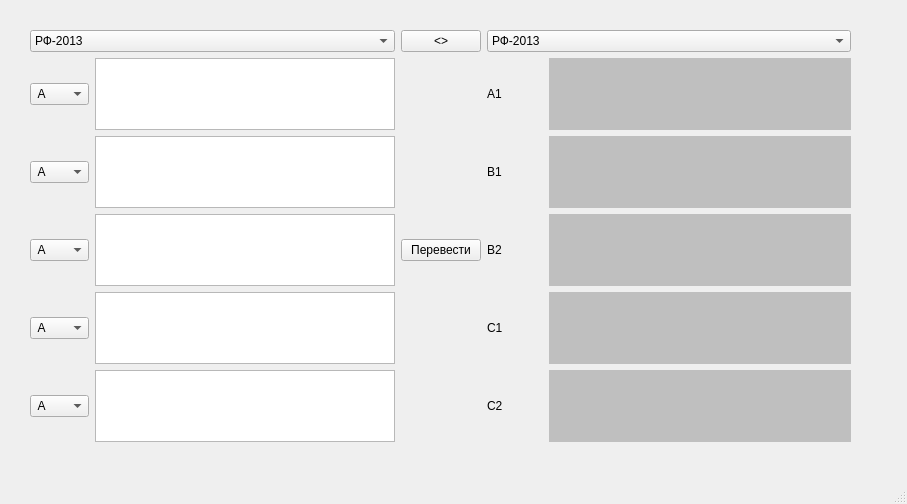
<?xml version="1.0" encoding="UTF-8"?>
<ui version="4.0">
 <class>MainWindow</class>
 <widget class="QMainWindow" name="MainWindow">
  <property name="geometry">
   <rect>
    <x>0</x>
    <y>0</y>
    <width>907</width>
    <height>504</height>
   </rect>
  </property>
  <property name="windowTitle">
   <string>MainWindow</string>
  </property>
  <widget class="QWidget" name="centralwidget">
   <widget class="QWidget" name="gridLayoutWidget_3">
    <property name="geometry">
     <rect>
      <x>30</x>
      <y>30</y>
      <width>821</width>
      <height>412</height>
     </rect>
    </property>
    <layout class="QGridLayout" name="gridLayout_4" rowstretch="0,3" columnstretch="2,0,2">
     <item row="1" column="2">
      <layout class="QGridLayout" name="gridLayout" columnstretch="2,10">
       <property name="horizontalSpacing">
        <number>2</number>
       </property>
       <item row="0" column="1">
        <widget class="QLabel" name="label">
         <property name="styleSheet">
          <string notr="true">background-color:rgb(191, 191, 191);</string>
         </property>
         <property name="text">
          <string/>
         </property>
         <property name="margin">
          <number>10</number>
         </property>
        </widget>
       </item>
       <item row="2" column="0">
        <widget class="QLabel" name="label_6">
         <property name="text">
          <string>B2</string>
         </property>
         <property name="margin">
          <number>15</number>
         </property>
        </widget>
       </item>
       <item row="0" column="0">
        <widget class="QLabel" name="label_8">
         <property name="text">
          <string>A1</string>
         </property>
         <property name="margin">
          <number>15</number>
         </property>
        </widget>
       </item>
       <item row="3" column="0">
        <widget class="QLabel" name="label_9">
         <property name="text">
          <string>C1</string>
         </property>
         <property name="margin">
          <number>15</number>
         </property>
        </widget>
       </item>
       <item row="4" column="0">
        <widget class="QLabel" name="label_10">
         <property name="text">
          <string>C2</string>
         </property>
         <property name="margin">
          <number>15</number>
         </property>
        </widget>
       </item>
       <item row="1" column="1">
        <widget class="QLabel" name="label_3">
         <property name="styleSheet">
          <string notr="true">background-color:rgb(191, 191, 191);</string>
         </property>
         <property name="text">
          <string/>
         </property>
         <property name="margin">
          <number>10</number>
         </property>
        </widget>
       </item>
       <item row="3" column="1">
        <widget class="QLabel" name="label_5">
         <property name="styleSheet">
          <string notr="true">background-color:rgb(191, 191, 191);</string>
         </property>
         <property name="text">
          <string/>
         </property>
         <property name="margin">
          <number>10</number>
         </property>
        </widget>
       </item>
       <item row="1" column="0">
        <widget class="QLabel" name="label_7">
         <property name="text">
          <string>B1</string>
         </property>
         <property name="margin">
          <number>15</number>
         </property>
        </widget>
       </item>
       <item row="2" column="1">
        <widget class="QLabel" name="label_11">
         <property name="styleSheet">
          <string notr="true">background-color:rgb(191, 191, 191);</string>
         </property>
         <property name="text">
          <string/>
         </property>
         <property name="margin">
          <number>10</number>
         </property>
        </widget>
       </item>
       <item row="4" column="1">
        <widget class="QLabel" name="label_12">
         <property name="styleSheet">
          <string notr="true">background-color:rgb(191, 191, 191);</string>
         </property>
         <property name="text">
          <string/>
         </property>
         <property name="margin">
          <number>10</number>
         </property>
        </widget>
       </item>
      </layout>
     </item>
     <item row="1" column="0">
      <layout class="QGridLayout" name="gridLayout_3">
       <item row="4" column="1">
        <widget class="QTextEdit" name="textEdit_2"/>
       </item>
       <item row="1" column="1">
        <widget class="QTextEdit" name="textEdit_3"/>
       </item>
       <item row="3" column="1">
        <widget class="QTextEdit" name="textEdit_4"/>
       </item>
       <item row="1" column="0">
        <widget class="QComboBox" name="comboBox_2">
         <item>
          <property name="text">
           <string> A</string>
          </property>
         </item>
         <item>
          <property name="text">
           <string> B1</string>
          </property>
         </item>
         <item>
          <property name="text">
           <string> B2</string>
          </property>
         </item>
         <item>
          <property name="text">
           <string> C1</string>
          </property>
         </item>
         <item>
          <property name="text">
           <string> C2</string>
          </property>
         </item>
         <item>
          <property name="text">
           <string> A*</string>
          </property>
         </item>
         <item>
          <property name="text">
           <string> B1*</string>
          </property>
         </item>
         <item>
          <property name="text">
           <string> B2*</string>
          </property>
         </item>
         <item>
          <property name="text">
           <string> A**</string>
          </property>
         </item>
         <item>
          <property name="text">
           <string> B1**</string>
          </property>
         </item>
         <item>
          <property name="text">
           <string> B2**</string>
          </property>
         </item>
         <item>
          <property name="text">
           <string> C1**</string>
          </property>
         </item>
         <item>
          <property name="text">
           <string> C2**</string>
          </property>
         </item>
         <item>
          <property name="text">
           <string> D0</string>
          </property>
         </item>
         <item>
          <property name="text">
           <string> Dл</string>
          </property>
         </item>
         <item>
          <property name="text">
           <string> D1</string>
          </property>
         </item>
         <item>
          <property name="text">
           <string> D2</string>
          </property>
         </item>
         <item>
          <property name="text">
           <string> D0**</string>
          </property>
         </item>
         <item>
          <property name="text">
           <string> Dл**</string>
          </property>
         </item>
         <item>
          <property name="text">
           <string> D1**</string>
          </property>
         </item>
         <item>
          <property name="text">
           <string> D2**</string>
          </property>
         </item>
        </widget>
       </item>
       <item row="4" column="0">
        <widget class="QComboBox" name="comboBox_4">
         <item>
          <property name="text">
           <string> A</string>
          </property>
         </item>
         <item>
          <property name="text">
           <string> B1</string>
          </property>
         </item>
         <item>
          <property name="text">
           <string> B2</string>
          </property>
         </item>
         <item>
          <property name="text">
           <string> C1</string>
          </property>
         </item>
         <item>
          <property name="text">
           <string> C2</string>
          </property>
         </item>
         <item>
          <property name="text">
           <string> A*</string>
          </property>
         </item>
         <item>
          <property name="text">
           <string> B1*</string>
          </property>
         </item>
         <item>
          <property name="text">
           <string> B2*</string>
          </property>
         </item>
         <item>
          <property name="text">
           <string> A**</string>
          </property>
         </item>
         <item>
          <property name="text">
           <string> B1**</string>
          </property>
         </item>
         <item>
          <property name="text">
           <string> B2**</string>
          </property>
         </item>
         <item>
          <property name="text">
           <string> C1**</string>
          </property>
         </item>
         <item>
          <property name="text">
           <string> C2**</string>
          </property>
         </item>
         <item>
          <property name="text">
           <string> D0</string>
          </property>
         </item>
         <item>
          <property name="text">
           <string> Dл</string>
          </property>
         </item>
         <item>
          <property name="text">
           <string> D1</string>
          </property>
         </item>
         <item>
          <property name="text">
           <string> D2</string>
          </property>
         </item>
         <item>
          <property name="text">
           <string> D0**</string>
          </property>
         </item>
         <item>
          <property name="text">
           <string> Dл**</string>
          </property>
         </item>
         <item>
          <property name="text">
           <string> D1**</string>
          </property>
         </item>
         <item>
          <property name="text">
           <string> D2**</string>
          </property>
         </item>
        </widget>
       </item>
       <item row="0" column="0">
        <widget class="QComboBox" name="comboBox_3">
         <item>
          <property name="text">
           <string> A</string>
          </property>
         </item>
         <item>
          <property name="text">
           <string> B1</string>
          </property>
         </item>
         <item>
          <property name="text">
           <string> B2</string>
          </property>
         </item>
         <item>
          <property name="text">
           <string> C1</string>
          </property>
         </item>
         <item>
          <property name="text">
           <string> C2</string>
          </property>
         </item>
         <item>
          <property name="text">
           <string> A*</string>
          </property>
         </item>
         <item>
          <property name="text">
           <string> B1*</string>
          </property>
         </item>
         <item>
          <property name="text">
           <string> B2*</string>
          </property>
         </item>
         <item>
          <property name="text">
           <string> A**</string>
          </property>
         </item>
         <item>
          <property name="text">
           <string> B1**</string>
          </property>
         </item>
         <item>
          <property name="text">
           <string> B2**</string>
          </property>
         </item>
         <item>
          <property name="text">
           <string> C1**</string>
          </property>
         </item>
         <item>
          <property name="text">
           <string> C2**</string>
          </property>
         </item>
         <item>
          <property name="text">
           <string> D0</string>
          </property>
         </item>
         <item>
          <property name="text">
           <string> Dл</string>
          </property>
         </item>
         <item>
          <property name="text">
           <string> D1</string>
          </property>
         </item>
         <item>
          <property name="text">
           <string> D2</string>
          </property>
         </item>
         <item>
          <property name="text">
           <string> D0**</string>
          </property>
         </item>
         <item>
          <property name="text">
           <string> Dл**</string>
          </property>
         </item>
         <item>
          <property name="text">
           <string> D1**</string>
          </property>
         </item>
         <item>
          <property name="text">
           <string> D2**</string>
          </property>
         </item>
        </widget>
       </item>
       <item row="3" column="0">
        <widget class="QComboBox" name="comboBox_5">
         <item>
          <property name="text">
           <string> A</string>
          </property>
         </item>
         <item>
          <property name="text">
           <string> B1</string>
          </property>
         </item>
         <item>
          <property name="text">
           <string> B2</string>
          </property>
         </item>
         <item>
          <property name="text">
           <string> C1</string>
          </property>
         </item>
         <item>
          <property name="text">
           <string> C2</string>
          </property>
         </item>
         <item>
          <property name="text">
           <string> A*</string>
          </property>
         </item>
         <item>
          <property name="text">
           <string> B1*</string>
          </property>
         </item>
         <item>
          <property name="text">
           <string> B2*</string>
          </property>
         </item>
         <item>
          <property name="text">
           <string> A**</string>
          </property>
         </item>
         <item>
          <property name="text">
           <string> B1**</string>
          </property>
         </item>
         <item>
          <property name="text">
           <string> B2**</string>
          </property>
         </item>
         <item>
          <property name="text">
           <string> C1**</string>
          </property>
         </item>
         <item>
          <property name="text">
           <string> C2**</string>
          </property>
         </item>
         <item>
          <property name="text">
           <string> D0</string>
          </property>
         </item>
         <item>
          <property name="text">
           <string> Dл</string>
          </property>
         </item>
         <item>
          <property name="text">
           <string> D1</string>
          </property>
         </item>
         <item>
          <property name="text">
           <string> D2</string>
          </property>
         </item>
         <item>
          <property name="text">
           <string> D0**</string>
          </property>
         </item>
         <item>
          <property name="text">
           <string> Dл**</string>
          </property>
         </item>
         <item>
          <property name="text">
           <string> D1**</string>
          </property>
         </item>
         <item>
          <property name="text">
           <string> D2**</string>
          </property>
         </item>
        </widget>
       </item>
       <item row="2" column="0">
        <widget class="QComboBox" name="comboBox">
         <item>
          <property name="text">
           <string> A</string>
          </property>
         </item>
         <item>
          <property name="text">
           <string> B1</string>
          </property>
         </item>
         <item>
          <property name="text">
           <string> B2</string>
          </property>
         </item>
         <item>
          <property name="text">
           <string> C1</string>
          </property>
         </item>
         <item>
          <property name="text">
           <string> C2</string>
          </property>
         </item>
         <item>
          <property name="text">
           <string> A*</string>
          </property>
         </item>
         <item>
          <property name="text">
           <string> B1*</string>
          </property>
         </item>
         <item>
          <property name="text">
           <string> B2*</string>
          </property>
         </item>
         <item>
          <property name="text">
           <string> A**</string>
          </property>
         </item>
         <item>
          <property name="text">
           <string> B1**</string>
          </property>
         </item>
         <item>
          <property name="text">
           <string> B2**</string>
          </property>
         </item>
         <item>
          <property name="text">
           <string> C1**</string>
          </property>
         </item>
         <item>
          <property name="text">
           <string> C2**</string>
          </property>
         </item>
         <item>
          <property name="text">
           <string> D0</string>
          </property>
         </item>
         <item>
          <property name="text">
           <string> Dл</string>
          </property>
         </item>
         <item>
          <property name="text">
           <string> D1</string>
          </property>
         </item>
         <item>
          <property name="text">
           <string> D2</string>
          </property>
         </item>
         <item>
          <property name="text">
           <string> D0**</string>
          </property>
         </item>
         <item>
          <property name="text">
           <string> Dл**</string>
          </property>
         </item>
         <item>
          <property name="text">
           <string> D1**</string>
          </property>
         </item>
         <item>
          <property name="text">
           <string> D2**</string>
          </property>
         </item>
        </widget>
       </item>
       <item row="2" column="1">
        <widget class="QTextEdit" name="textEdit_5"/>
       </item>
       <item row="0" column="1">
        <widget class="QTextEdit" name="textEdit"/>
       </item>
      </layout>
     </item>
     <item row="1" column="1">
      <widget class="QPushButton" name="pushButton">
       <property name="text">
        <string>Перевести</string>
       </property>
      </widget>
     </item>
     <item row="0" column="0">
      <widget class="QComboBox" name="comboBox_7">
       <item>
        <property name="text">
         <string>РФ-2013</string>
        </property>
       </item>
       <item>
        <property name="text">
         <string>SPE-PRMS</string>
        </property>
       </item>
       <item>
        <property name="text">
         <string>SEC</string>
        </property>
       </item>
       <item>
        <property name="text">
         <string>РКООН</string>
        </property>
       </item>
      </widget>
     </item>
     <item row="0" column="1">
      <widget class="QPushButton" name="pushButton_2">
       <property name="text">
        <string>&lt;&gt;</string>
       </property>
      </widget>
     </item>
     <item row="0" column="2">
      <widget class="QComboBox" name="comboBox_6">
       <item>
        <property name="text">
         <string>РФ-2013</string>
        </property>
       </item>
       <item>
        <property name="text">
         <string>SPE-PRMS</string>
        </property>
       </item>
       <item>
        <property name="text">
         <string>SEC</string>
        </property>
       </item>
       <item>
        <property name="text">
         <string>РКООН</string>
        </property>
       </item>
      </widget>
     </item>
    </layout>
   </widget>
  </widget>
  <widget class="QMenuBar" name="menubar">
   <property name="geometry">
    <rect>
     <x>0</x>
     <y>0</y>
     <width>907</width>
     <height>21</height>
    </rect>
   </property>
  </widget>
  <widget class="QStatusBar" name="statusbar"/>
  <action name="action_2">
   <property name="text">
    <string>фкк</string>
   </property>
  </action>
  <action name="action_4">
   <property name="text">
    <string>фафафа</string>
   </property>
  </action>
  <action name="action_5">
   <property name="text">
    <string>ффафа</string>
   </property>
  </action>
 </widget>
 <resources/>
 <connections/>
</ui>
